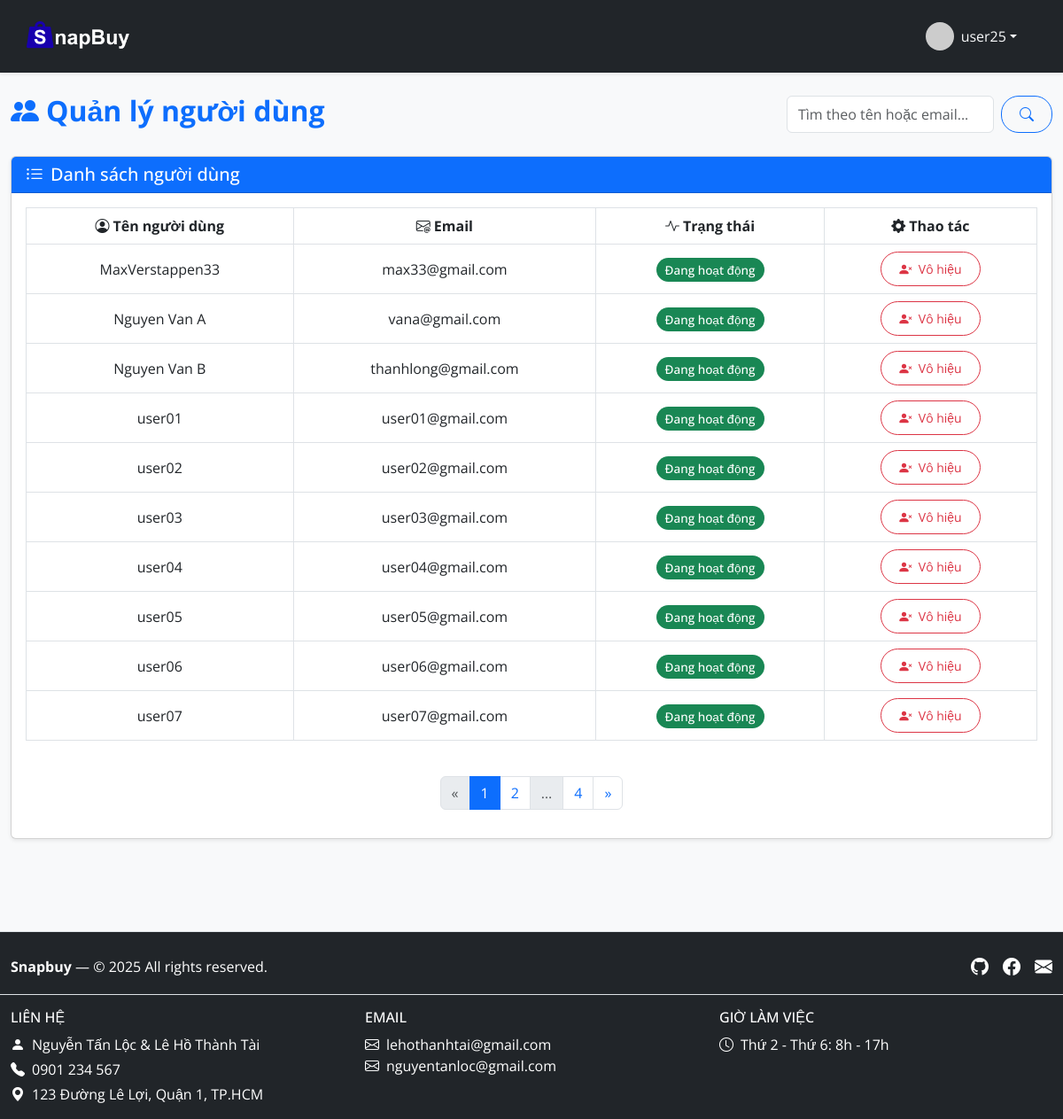
Page /admin/users (signed in) on the committed database.
### market/models.py (models this page shows, shortened)
class User(db.Model, UserMixin):
    id = db.Column(db.Integer(), primary_key=True)
    username = db.Column(db.String(length=30), nullable=False, unique=True)
    email = db.Column(db.String(length=50), nullable=False, unique=True)
    password_hash = db.Column(db.String(length=60), nullable=False)
    is_active = db.Column(db.Boolean(), default=True)
    role = db.Column(db.String(length=20), default='user')
    items = db.relationship('Item', backref='owner', lazy=True)
    created_at = db.Column(db.DateTime(), default=datetime.datetime.utcnow)
    @property
    def password(self):
        raise AttributeError("Password is write-only.")

### market/routes.py (the view)
@app.route('/admin/users')
@login_required
def manage_users():
    page = request.args.get('page', 1, type=int)
    keyword = request.args.get('q', '', type=str).strip()
    query = User.query
    if keyword:
        query = query.filter(
            (User.username.ilike(f'%{keyword}%')) |
            (User.email.ilike(f'%{keyword}%'))
        )
    users = query.order_by(User.username).paginate(page=page, per_page=10)
    return render_template('admin/user_management.html', users=users, keyword=keyword)

### market/models.py (called while the page is built)
@login_manager.user_loader
def load_user(user_id):
    return User.query.get(int(user_id))

### market/routes.py (called while the page is built)
@app.context_processor
def inject_cart_quantity():
    cart = session.get('cart', {})
    total_items = sum(cart.values())
    return dict(cart_quantity=total_items)

### market/templates/admin/user_management.html (shortened to what this page needs)
{% extends 'base_admin.html' %}
{% block content %}
<div class="container-fluid py-4">
  <div class="d-flex justify-content-between align-items-center mb-4">
    <h2 class="text-primary fw-bold"><i class="bi bi-people-fill me-2"></i>Quản lý người dùng</h2>
    <form method="GET" class="d-flex" style="width: 300px;">
      <input name="q" type="text" class="form-control me-2" placeholder="Tìm theo tên hoặc email..." value="{{ keyword or '' }}">
      <button type="submit" class="btn btn-outline-primary"><i class="bi bi-search"></i></button>
    </form>
  </div>
  <div class="card shadow-sm card-hover">
    <div class="card-header bg-primary text-white">
      <h5 class="mb-0"><i class="bi bi-list-ul me-2"></i>Danh sách người dùng</h5>
    </div>
    <div class="card-body">
      {% if users.items %}
      <div class="table-responsive">
        <table class="table table-bordered table-hover text-center align-middle">
          <thead>
            <tr>
              <th><i class="bi bi-person-circle me-1"></i>Tên người dùng</th>
              <th><i class="bi bi-envelope-at me-1"></i>Email</th>
              <th><i class="bi bi-activity me-1"></i>Trạng thái</th>
              <th><i class="bi bi-gear-fill me-1"></i>Thao tác</th>
            </tr>
          </thead>
          <tbody>
            {% for user in users.items %}
            <tr>
              <td>{{ user.username }}</td>
              <td>{{ user.email }}</td>
              <td>
                {% if user.is_active %}
                  <span class="status-badge bg-success text-white">Đang hoạt động</span>
                {% else %}
                  <span class="status-badge bg-danger text-white">Đã vô hiệu</span>
                  {% if user.deactivated_at %}
                    <br><small class="text-muted">Từ {{ user.deactivated_at.strftime('%Y-%m-%d') }}</small>
                  {% endif %}
                {% endif %}
              </td>
              <td>
                <form action="{{ url_for('toggle_user_status', user_id=user.id) }}" method="POST">
                  {% if user.is_active %}
                    <button type="submit" class="btn btn-outline-danger btn-sm btn-status">
                      <i class="bi bi-person-x-fill me-1"></i> Vô hiệu
                    </button>
                  {% else %}
                    <input type="hidden" name="action" value="activate">
                    <button type="submit" class="btn btn-outline-primary btn-sm btn-status">
                      <i class="bi bi-person-check-fill me-1"></i> Kích hoạt
                    </button>
                  {% endif %}
                </form>
              </td>
            </tr>
            {% endfor %}
          </tbody>
        </table>
      </div>
      <nav aria-label="Pagination" class="mt-4">
        <ul class="pagination justify-content-center">
          {% if users.has_prev %}
            <li class="page-item">
              <a class="page-link" href="{{ url_for('manage_users', page=users.prev_num, q=keyword) }}">&laquo;</a>
            </li>
          {% else %}
            <li class="page-item disabled"><span class="page-link">&laquo;</span></li>
          {% endif %}
          {% for page_num in users.iter_pages(left_edge=1, right_edge=1, left_current=1, right_current=1) %}
            {% if page_num %}
              <li class="page-item {% if page_num == users.page %}active{% endif %}">
                <a class="page-link" href="{{ url_for('manage_users', page=page_num, q=keyword) }}">{{ page_num }}</a>
              </li>
            {% else %}
              <li class="page-item disabled"><span class="page-link">…</span></li>
            {% endif %}
          {% endfor %}
          {% if users.has_next %}
            <li class="page-item">
              <a class="page-link" href="{{ url_for('manage_users', page=users.next_num, q=keyword) }}">&raquo;</a>
            </li>
          {% else %}
            <li class="page-item disabled"><span class="page-link">&raquo;</span></li>
          {% endif %}
        </ul>
      </nav>
      {% else %}
        <p class="text-muted text-center mt-3">Không tìm thấy người dùng nào.</p>
      {% endif %}
    </div>
  </div>
</div>
{% endblock %}

### market/templates/base_admin.html (shortened to what this page needs)
<!DOCTYPE html>
<html lang="en">
<head>
    <link href="https://cdn.jsdelivr.net/npm/bootstrap@5.3.0/dist/css/bootstrap.min.css" rel="stylesheet">
    <link href="https://cdn.jsdelivr.net/npm/bootstrap-icons@1.10.5/font/bootstrap-icons.css" rel="stylesheet">
    <link rel="stylesheet" href="{{ url_for('static', filename='css/style.css') }}">
</head>
<body class="d-flex flex-column min-vh-100 bg-light">
    <nav class="navbar navbar-expand-lg navbar-dark bg-dark shadow-sm">
        <div class="container-fluid">
            <a class="navbar-brand" href="{{ url_for('dashboard_page') }}">
                <img src="{{ url_for('static', filename='images/logo.png') }}" alt="SnapBuy Logo" style="height: 40px;" class="me-2">
            </a>
            <div class="collapse navbar-collapse" id="navbarNav">
                {% if current_user.is_authenticated %}
                    <ul class="navbar-nav ms-auto">
                        <li class="nav-item dropdown">
                            <a class="nav-link dropdown-toggle d-flex align-items-center" href="#" id="navbarProfileDropdown" role="button" data-bs-toggle="dropdown" aria-expanded="false">
                                <img src="https://ui-avatars.com/api/?name={{ current_user.username | urlencode }}&background=0d6efd&color=fff&bold=true" class="rounded-circle me-2" width="32" height="32" alt="Avatar">
                                <span class="text-light">{{ current_user.username }}</span>
                            </a>
                        </li>
                    </ul>
                {% else %}
                    <ul class="navbar-nav ms-auto">
                        <li class="nav-item">
                            <a class="nav-link" href="{{ url_for('login_admin') }}"><i class="bi bi-door-open"></i> Login</a>
                        </li>
                    </ul>
                {% endif %}
            </div>
        </div>
    </nav>
    <main class="flex-fill" style="padding-bottom: 80px;">
        {% block content %}
        {% endblock %}
    </main>
    </body>
<footer class="bg-dark text-white pt-4 mt-auto border-top">
  <div class="container">
    <div class="d-flex flex-column flex-md-row justify-content-between align-items-center mb-3">
      <div class="text-center text-md-start mb-2 mb-md-0">
        <strong>Snapbuy</strong> &mdash; © 2025 All rights reserved.
      </div>
      <div class="d-flex justify-content-center gap-3">
        <a href="https://github.com/tanloc04/DATN-AI" target="_blank" class="text-white social-icon">
          <i class="bi bi-github fs-5"></i>
        </a>
        <a href="#" target="_blank" class="text-white social-icon">
          <i class="bi bi-facebook fs-5"></i>
        </a>
        <a href="#" class="text-white social-icon">
          <i class="bi bi-envelope-fill fs-5"></i>
        </a>
      </div>
    </div>
    <div class="row text-center text-md-start border-top pt-3">
      <div class="col-md-4 mb-3">
        <h6 class="text-uppercase">Liên hệ</h6>
        <p class="mb-1"><i class="bi bi-person-fill me-2"></i>Nguyễn Tấn Lộc & Lê Hồ Thành Tài</p>
        <p class="mb-1"><i class="bi bi-telephone-fill me-2"></i>0901 234 567</p>
        <p class="mb-0"><i class="bi bi-geo-alt-fill me-2"></i>123 Đường Lê Lợi, Quận 1, TP.HCM</p>
      </div>
      <div class="col-md-4 mb-3">
        <h6 class="text-uppercase">Email</h6>
        <p class="mb-0"><i class="bi bi-envelope me-2"></i>lehothanhtai@gmail.com</p>
          <p class="mb-0"><i class="bi bi-envelope me-2"></i>nguyentanloc@gmail.com</p>
      </div>
      <div class="col-md-4 mb-3">
        <h6 class="text-uppercase">Giờ làm việc</h6>
        <p class="mb-0"><i class="bi bi-clock me-2"></i>Thứ 2 - Thứ 6: 8h - 17h</p>
      </div>
    </div>
  </div>
</footer>
</body>
</html>

### market/static/css/style.css (style rules this page uses)
body { font-family: 'Open Sans', sans-serif; background-color: #f8f9fa; transition: all 0.3s ease; }
.container { max-width: 1200px; }
.navbar { background-color: #000; padding: 1rem; }
.nav-link { color: #fff !important; margin-right: 1rem; transition: color 0.3s ease; position: relative; }
.btn { border-radius: 20px; transition: all 0.3s ease; padding: 8px 20px; }
.social-icon { transition: color 0.3s ease, transform 0.3s ease; }

### market/templates/admin/user_management.html (style rules this page uses)
.status-badge { font-weight: 500; padding: 4px 10px; border-radius: 20px; font-size: 0.85rem; }
.btn-status { min-width: 110px; }

### rows in the picture
User: username "user25"
User: username "MaxVerstappen33", email "max33@gmail.com", is_active "Đang hoạt động"
User: username "Nguyen Van A", email "vana@gmail.com", is_active "Đang hoạt động"
User: username "Nguyen Van B", email "thanhlong@gmail.com", is_active "Đang hoạt động"
User: username "user01", email "user01@gmail.com", is_active "Đang hoạt động"
User: username "user02", email "user02@gmail.com", is_active "Đang hoạt động"
User: username "user03", email "user03@gmail.com", is_active "Đang hoạt động"
User: username "user04", email "user04@gmail.com", is_active "Đang hoạt động"
User: username "user05", email "user05@gmail.com", is_active "Đang hoạt động"
User: username "user06", email "user06@gmail.com", is_active "Đang hoạt động"
User: username "user07", email "user07@gmail.com", is_active "Đang hoạt động"

### other values in the picture
{{ page_num }} "1" "2" "4"
